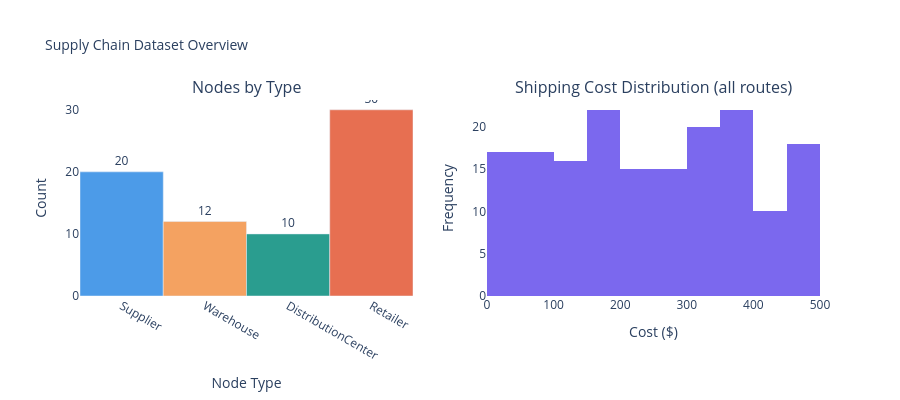

Write notebook code for a chart like this one.
### Markdown cell above
### Visualize the Dataset

Before loading anything into Neo4j, let's look at the shape of the data. We'll plot node counts by type and the distribution of shipping costs across all routes - this gives us a feel for the network we're about to build.

### Code cell
COLOR_MAP = {
    "Supplier":           "#4C9BE8",
    "Warehouse":          "#F4A261",
    "DistributionCenter": "#2A9D8F",
    "Retailer":           "#E76F51",
    "Disrupted":          "#E63946",
}

fig = make_subplots(
    rows = 1, cols = 2,
    subplot_titles = ("Nodes by Type", "Shipping Cost Distribution (all routes)"),
)
node_labels = ["Supplier", "Warehouse", "DistributionCenter", "Retailer"]
node_counts = [len(suppliers), len(warehouses), len(dist_centers), len(retailers)]

fig.add_trace(
    go.Bar(
        x = node_labels, y = node_counts,
        marker_color = [COLOR_MAP[l] for l in node_labels],
        showlegend = False, text = node_counts, textposition = "outside"
    ),
    row = 1, col = 1
)
all_costs = pd.concat([sup_to_wh, wh_to_dc, dc_to_ret])["cost"]
fig.add_trace(
    go.Histogram(x = all_costs, nbinsx = 20, marker_color = "#7B68EE",
                 showlegend = False, name = "Cost"),
    row = 1, col = 2
)
fig.update_layout(
    title = dict(text = "Supply Chain Dataset Overview", font = dict(size = 14)),
    height = 400, plot_bgcolor = "white",
)
fig.update_yaxes(title_text = "Count", row = 1, col = 1)
fig.update_xaxes(title_text = "Node Type", row = 1, col = 1)
fig.update_yaxes(title_text = "Frequency", row = 1, col = 2)
fig.update_xaxes(title_text = "Cost ($)", row = 1, col = 2)
fig.show()

### Figure 1 — Plotly figure (JSON) as saved in the notebook; plotly's stock layout.template omitted (floating-point values rounded to 4 significant figures; data arrays with more than 128 entries replaced by an {"elided": "..."} marker saying what was removed)
{"data": [{"marker": {"color": ["#4C9BE8", "#F4A261", "#2A9D8F", "#E76F51"]}, "showlegend": false, "text": ["20", "12", "10", "30"], "textposition": "outside", "type": "bar", "x": ["Supplier", "Warehouse", "DistributionCenter", "Retailer"], "xaxis": "x", "y": [20, 12, 10, 30], "yaxis": "y"}, {"marker": {"color": "#7B68EE"}, "name": "Cost", "nbinsx": 20, "showlegend": false, "type": "histogram", "x": {"elided": "172 float values"}, "xaxis": "x2", "yaxis": "y2"}], "layout": {"annotations": [{"font": {"size": 16}, "showarrow": false, "text": "Nodes by Type", "x": 0.225, "xanchor": "center", "xref": "paper", "y": 1, "yanchor": "bottom", "yref": "paper"}, {"font": {"size": 16}, "showarrow": false, "text": "Shipping Cost Distribution (all routes)", "x": 0.775, "xanchor": "center", "xref": "paper", "y": 1, "yanchor": "bottom", "yref": "paper"}], "height": 400, "plot_bgcolor": "white", "title": {"font": {"size": 14}, "text": "Supply Chain Dataset Overview"}, "xaxis": {"anchor": "y", "domain": [0, 0.45], "title": {"text": "Node Type"}}, "xaxis2": {"anchor": "y2", "domain": [0.55, 1], "title": {"text": "Cost ($)"}}, "yaxis": {"anchor": "x", "domain": [0, 1], "title": {"text": "Count"}}, "yaxis2": {"anchor": "x2", "domain": [0, 1], "title": {"text": "Frequency"}}}}
